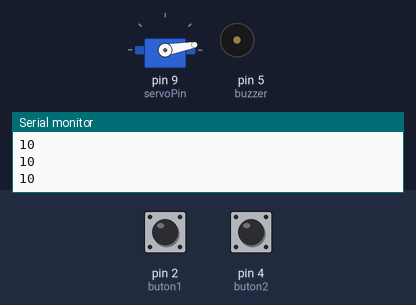
Bench run of a sketch on a simulated Arduino Uno, built with avr-gcc and run on an emulated ATmega328P. Shown: servo, buzzer (waves = sounding), the last lines printed to the serial monitor. Inputs (shaded band) come from the test bench; at power-on: pin 2 (buton1) LOW, pin 4 (buton2) LOW.

Above: at 1.2 s.
1.3 s: pin 2 (buton1) pulled HIGH for 1 s
At 3.7 s:
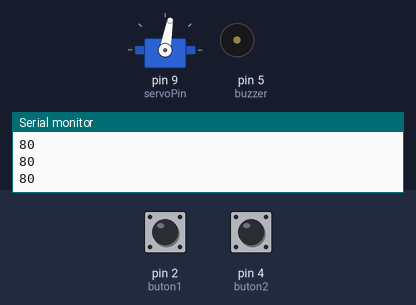
4.3 s: pin 4 (buton2) pulled HIGH for 3.2 s
At 6.6 s:
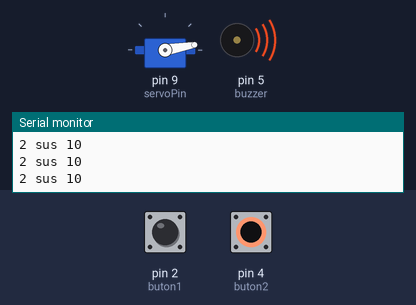
9.2 s: pin 2 (buton1) pulled HIGH for 3.2 s
At 11.2 s:
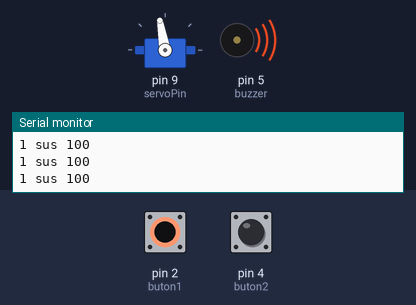
14.0 s: pin 4 (buton2) pulled HIGH for 0.15 s
At 15.0 s:
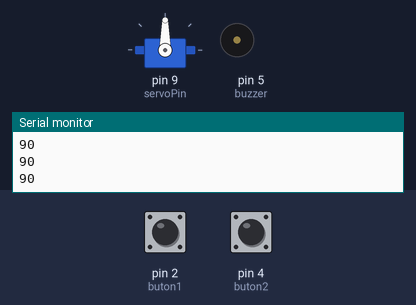
15.6 s: pin 4 (buton2) pulled HIGH for 1 s
At 16.15 s:
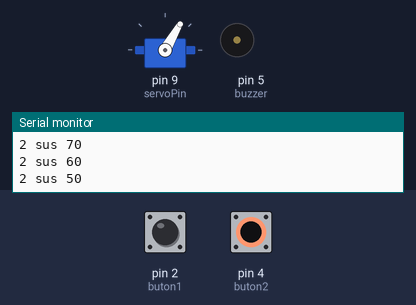
Timing chart, 0 to 18.6 s (numbered marks = the images above; inputs shaded):
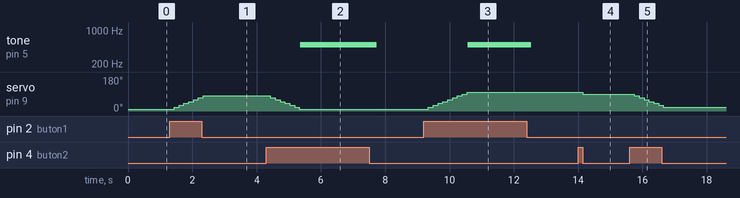

Measured:
- after the input at 1.3 s, servo on pin 9 (servoPin): moves from 10° to 80° over 0.90 s, starting after 0.14 s
- after the input at 4.3 s, tone on pin 5 (buzzer): silent → 500 Hz after 1.1 s, → silent 2.4 s later; servo on pin 9 (servoPin): moves from 80° to 10° over 0.90 s, starting after 0.13 s
- after the input at 9.2 s, tone on pin 5 (buzzer): silent → 500 Hz after 1.4 s, → silent 2.0 s later; servo on pin 9 (servoPin): moves from 10° to 100° over 1.2 s, starting after 0.15 s
- after the input at 14.0 s, servo on pin 9 (servoPin): 100° → 90° after 0.14 s
- after the input at 15.6 s, servo on pin 9 (servoPin): moves from 90° to 20° over 0.90 s, starting after 0.15 s

The sketch:

schimbator_electric_v1.ino
```cpp
#include<Servo.h>
int pos = 1;
int servoPin = 9;
int servoDelay = 25;
int buton1 = 2;
int buton2 = 4;
int buzzer = 5;
int v[14] = {0};
///DE ADAUGAT LEDUL RGB
Servo servo;

void setup() {
  Serial.begin(9600);
  servo.attach(servoPin);
  servo.write(0);
  pinMode(servoPin, OUTPUT);

  pinMode(buton1, INPUT);
  digitalWrite(buton1, LOW);

  pinMode(buton2, INPUT);
  digitalWrite(buton2, LOW);

  pinMode(buzzer, OUTPUT);
  for (int i = 1; i <= 13; i++)
    v[i] = i * 10;
}

void loop() {
  if (digitalRead(buton1) == HIGH)
  { Serial.print("1 sus ");
    if (pos < 10)
    {
      pos++;
      delay(125);
    }
    else tone(buzzer, 500, 150);
  }

  if (digitalRead(buton2) == HIGH)
  { Serial.print("2 sus ");
    if (pos > 1)
    {
      pos--;
      delay(125);
    }
    else tone(buzzer, 500, 250);
  }

  servo.write(v[pos]);Serial.println(v[pos]);
  delay(25);
}
```
